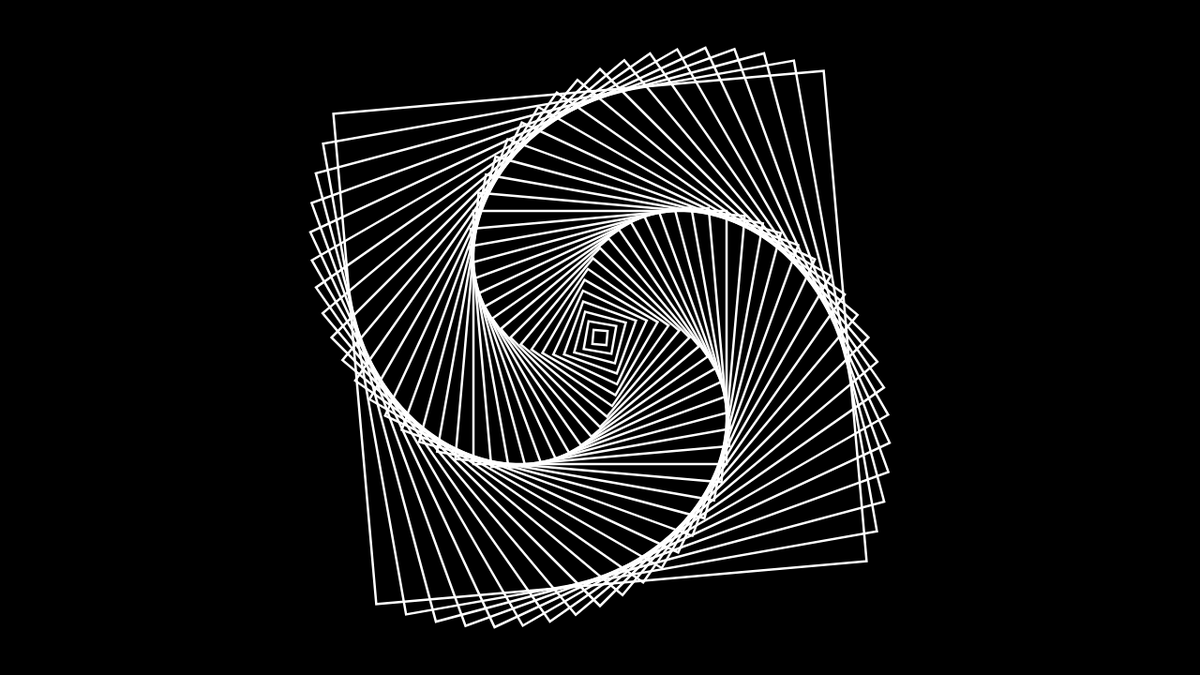
Frame 1 (no input)
Frame 2 (the mouse pressed at the canvas centre, redrawn once): identical to frame 1, image omitted

The p5.js sketch that drew this single still picture (run headless with seeded random() and noise() and a simulated clock; the mouse was pressed at the canvas centre and the sketch redrawn once):

// p5.js sketch
// ── sketch.js
function  setup() {

	createCanvas(1280, 720);
	angleMode(DEGREES);
	rectMode(CENTER);
	noLoop();

}

function draw() {
	background(0);
	noFill();
	strokeWeight(2.5);
	stroke(255);

	for (var i = 0; i <= 35; i = i + 1 ) {
		push();
		translate(width / 2, height / 2);
		rotate(5 * i);
		rect(0, 0, i * 15, i * 15);
		pop();
	}


}
